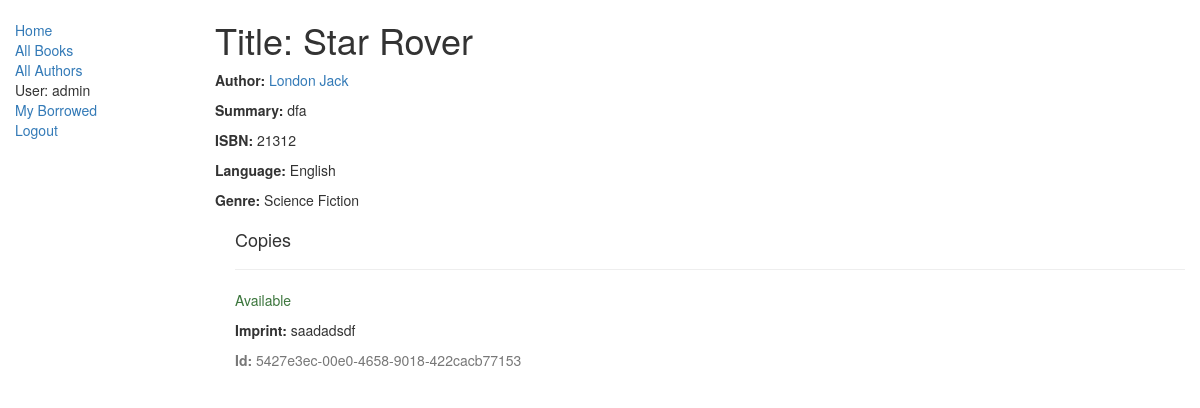
Screenshot of /catalog/book/4 (signed in) with the database file from the repository.
### catalog/models.py (models this page shows, shortened)
class Book(models.Model):
	title = models.CharField(max_length=200)
	author = models.ForeignKey('Author', on_delete = models.SET_NULL, null = True)
	summary = models.TextField(max_length=1000, help_text='Enter a brief description of the book')
	isbn = models.CharField('ISBN', max_length=13, help_text='13 Character <a href = "https://www.isbn-international.org/content/what-isbn">ISBN number</a>')
	genre = models.ManyToManyField(Genre, help_text='Select a genre for this book')
	language = models.ForeignKey('Language', on_delete = models.SET_NULL, null=True)
	def display_genre(self):
		'''
		Creates a string for the Genre. This is required to diplay genre in Admin.
		'''
		return ' | '.join([genre.name for genre in self.genre.all()[:3] ])
	display_genre.short_description = 'Genre'

class Author(models.Model):
	first_name = models.CharField(max_length=100)
	last_name = models.CharField(max_length=100)
	date_of_birth = models.DateField(null=True, blank=True)
	date_of_death = models.DateField('Died', null=True, blank=True)
	class Meta:
		ordering = ['last_name', 'first_name']
	def __str__(self):
		return '{0} {1}'.format(self.last_name, self.first_name)

class Language(models.Model):
	name = models.CharField(max_length=200, help_text='Enter a book language')
	def __str__(self):
		return self.name

class Genre(models.Model):
	name = models.CharField(max_length=200, help_text='Enter a book genre (e.g. Science Fiction, French Poetry etc.')
	def __str__(self):
		return self.name

class BookInstance(models.Model):
	id = models.UUIDField(primary_key=True, default=uuid.uuid4, help_text='Unique ID for this particular book across whole library')
	book = models.ForeignKey('Book', on_delete=models.SET_NULL, null=True)
	imprint = models.CharField(max_length=200)
	due_back = models.DateField(null=True, blank=True)
	borrower = models.ForeignKey(User, on_delete=models.SET_NULL, null=True, blank=True)
	LOAN_STATUS = (
		('m', 'Maintenance'),
		('o', 'On loan'),
		('a', 'Available'),
		('r', 'Reserved'),
	)
	status = models.CharField(max_length=1, choices=LOAN_STATUS, blank=True, default='m', help_text='Book availability')
	class Meta:
		ordering = ['due_back']
		permissions = (("can_mark_returned", "Set book as returned"),)

### catalog/views.py (the view)
# urls.py: path('book/<int:pk>', views.BookDetailView.as_view(), name ='book-detail'),
class BookDetailView(generic.DetailView):
	model = Book

### catalog/templates/catalog/book_detail.html (shortened to what this page needs)
{% extends "base_generic.html" %}
{% block content %}
  <h1>Title: {{ book.title }}</h1>
  <p><strong>Author:</strong> <a href="">{{ book.author }}</a></p>
  <p><strong>Summary:</strong> {{ book.summary }}</p>
  <p><strong>ISBN:</strong> {{ book.isbn }}</p>
  <p><strong>Language:</strong> {{ book.language }}</p>
  <p><strong>Genre:</strong> {% for genre in book.genre.all %} {{ genre }}{% if not forloop.last %}, {% endif %}{% endfor %}</p>
  <div style="margin-left:20px;margin-top:20px">
    <h4>Copies</h4>
    {% for copy in book.bookinstance_set.all %}
    <hr>
    <p class="{% if copy.status == 'a' %}text-success{% elif copy.status == 'm' %}text-danger{% else %}text-warning{% endif %}">{{ copy.get_status_display }}</p>
    <p><strong>Imprint:</strong> {{copy.imprint}}</p>
    <p class="text-muted"><strong>Id:</strong> {{copy.id}}</p>
    {% endfor %}
  </div>
{% endblock %}

### catalog/templates/base_generic.html (shortened to what this page needs)
	<!DOCTYPE html>
<html lang="en">
<head>
	<link rel="stylesheet" type="text/css" href="https://maxcdn.bootstrapcdn.com/bootstrap/3.3.7/css/bootstrap.min.css">
  	{% load static %}
  	<link rel="stylesheet" type="text/css" href="{% static 'css/styles.css' %}">
</head>
<body>
	<div class="container-fluid">
		<div class="row">
			<div class="col-sm-2">
				{% block sidebar %}
				<ul class="sidebar-nav">
					<li><a href="{% url 'index' %}">Home</a></li>
					<li><a href="{% url 'books' %}">All Books</a></li>
					<li><a href="">All Authors</a></li>
					{% if user.is_authenticated %}
						<li>User: {{ user.get_username }}</li>
						<li><a href="{% url 'my-borrowed' %}">My Borrowed</a></li>
						<li><a href="{% url 'logout'%}?next={{request.path}}">Logout</a></li>
					{% else %}
						<li><a href="{% url 'login'%}?next={{request.path}}">Login</a></li>
					{% endif %}
				</ul>
				{% endblock %}
			</div>
			<div class="col-sm-10">
				{% block content %}{% endblock %}
			</div>
		</div>
	</div>
</body>
</html>

### catalog/static/styles.css (style rules this page uses)
.sidebar-nav { margin-top: 20px; padding: 0; list-style: none; }

### rows the page displays
Book: title "Star Rover", author "London Jack", summary "dfa", isbn "21312", language "English"
Genre: name "Science Fiction"
BookInstance: status "Available", imprint "saadadsdf", id "5427e3ec-00e0-4658-9018-422cacb77153"

### other values shown
{{ user.get_username }} "admin"
